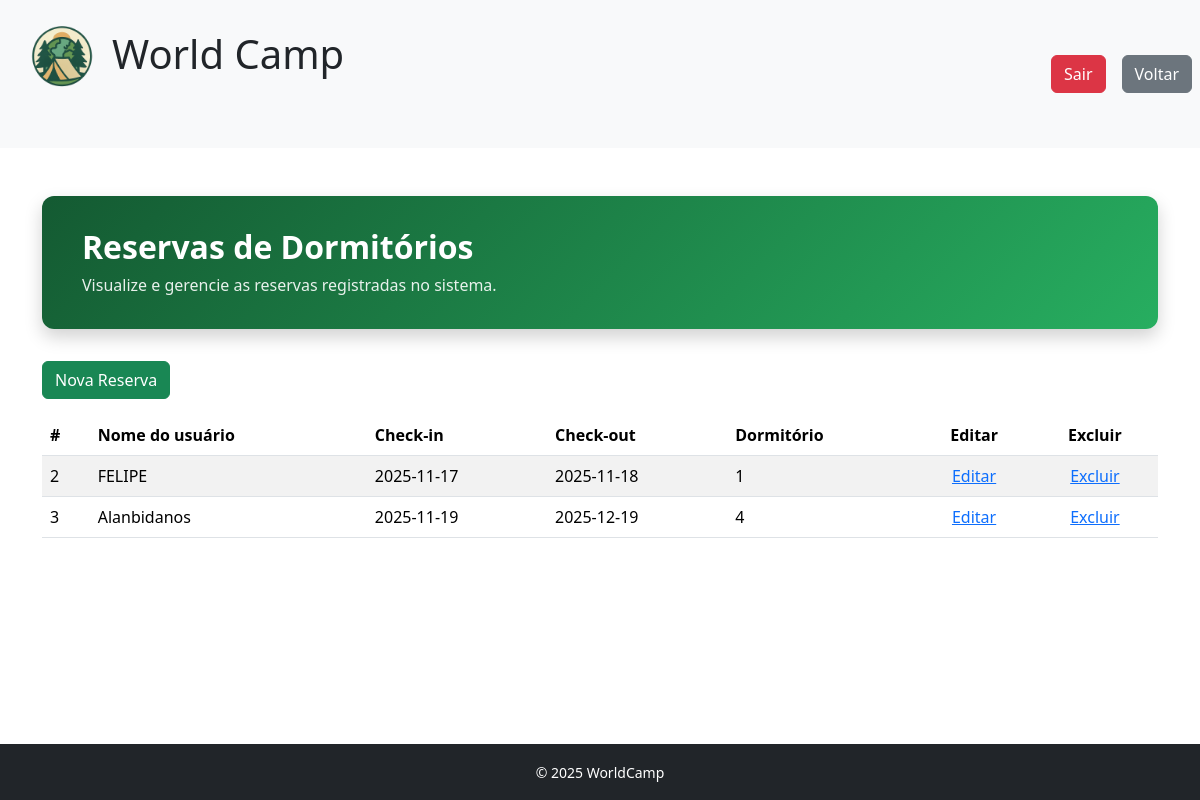
The page /telas/reservas/ReservasList.php (signed in) on the database as committed earlier.
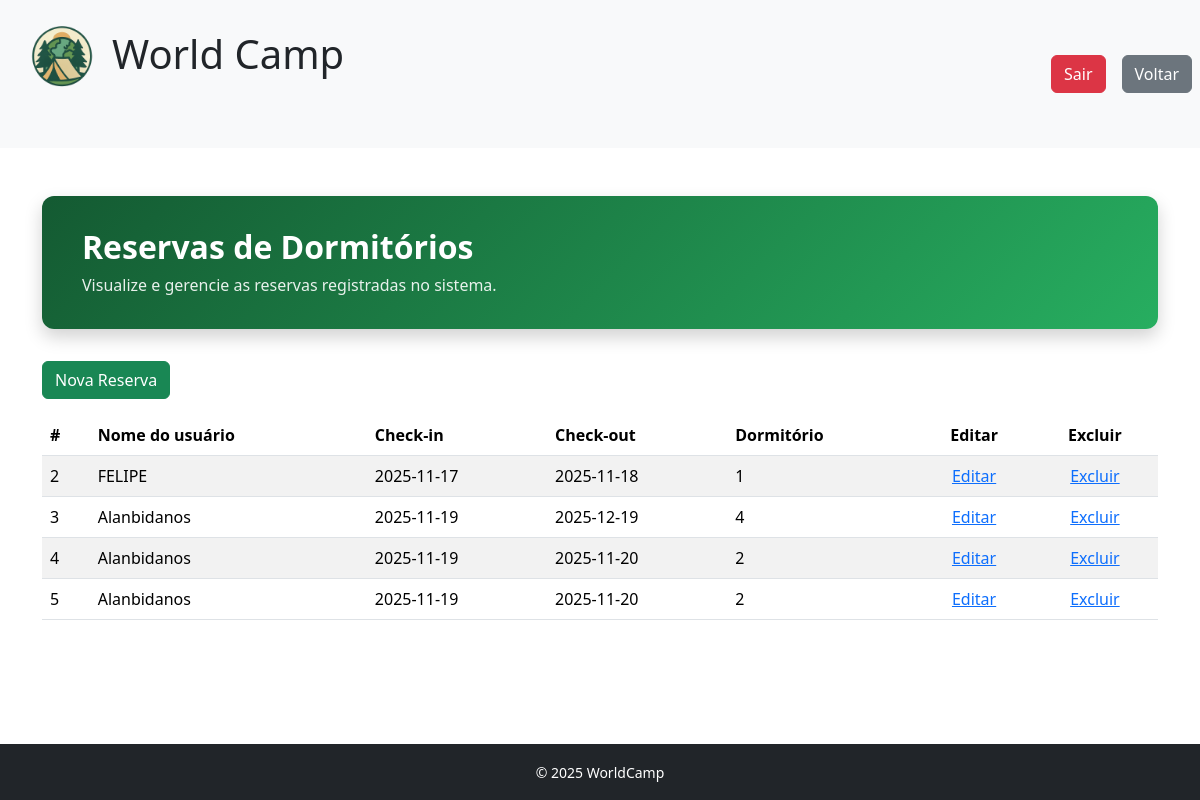
The same page on the database as committed later.
### tables this page shows
CREATE TABLE IF NOT EXISTS `agendardormitorio` (
  `Id` int NOT NULL AUTO_INCREMENT,
  `nome-usuario` varchar(50) NOT NULL DEFAULT '',
  `check-in` date NOT NULL,
  `check-out` date NOT NULL,
  `dormitorio` int NOT NULL,
  PRIMARY KEY (`Id`)
);

### database/db.class.php (called while the page is built, shortened)
<?php
class db
{
    private $host = "localhost";
    private $user = "root";
    private $password = "";
    private $port = "3306";
    private $dbname = "WorldCamp";
    function conn()
    {
        try {
            $conn = new PDO(
                "mysql:host=$this->host;dbname=$this->dbname;port=$this->port",
                $this->user,
                $this->password,
                [
                    PDO::ATTR_ERRMODE,
                    PDO::ERRMODE_EXCEPTION,
                    PDO::MYSQL_ATTR_INIT_COMMAND => " SET NAMES utf8"
                ]
            );
            return $conn;
        } catch (PDOException $e) {
            echo "Erro: " . $e->getMessage();
        }
    }
    public function allReserva()
    {
        $conn = $this->conn();
        $sql = "SELECT * FROM agendardormitorio";
        $st = $conn->prepare($sql);
        $st->execute();
        return $st->fetchAll(PDO::FETCH_CLASS);
    }
}
?>

### telas/reservas/ReservasList.php (the view, shortened to what this page needs)
<?php
include '../../header.php';
include '../../database/db.class.php';
$db = new db();
$db->checkLogin();
$dados = $db->allReserva();
?>
<div class="container my-4">
    <div class="hero-reservas-list">
        <h2>Reservas de Dormitórios</h2>
        <p>Visualize e gerencie as reservas registradas no sistema.</p>
    </div>
    <div class="mb-3">
        <a href="./ReservasForm.php" class="btn btn-success">Nova Reserva</a>
    </div>
    <div class="table-responsive">
        <table class="table table-striped table-hover table-reservas align-middle">
            <thead>
                <tr>
                    <th>#</th>
                    <th>Nome do usuário</th>
                    <th>Check-in</th>
                    <th>Check-out</th>
                    <th>Dormitório</th>
                    <th class="text-center">Editar</th>
                    <th class="text-center">Excluir</th>
                </tr>
            </thead>
            <tbody>
                <?php if (!empty($dados)) : ?>
                    <?php foreach ($dados as $item) : ?>
                        <tr>
                            <td><?= $item->Id ?></td>
                            <td><?= $item->{'nome-usuario'} ?></td>
                            <td><?= $item->{'check-in'} ?></td>
                            <td><?= $item->{'check-out'} ?></td>
                            <td><?= $item->dormitorio ?></td>
                            <td class="text-center">
                                <a href="./ReservasForm.php?Id=<?= $item->Id ?>">Editar</a>
                            </td>
                            <td class="text-center">
                                <a href="./ReservasList.php?Id=<?= $item->Id ?>"
                                   onclick="return confirm('Deseja Excluir?')">
                                    Excluir
                                </a>
                            </td>
                        </tr>
                    <?php endforeach; ?>
                <?php endif; ?>
            </tbody>
        </table>
    </div>
</div>
<?php
include '../../footer.php';
?>

Rows that differ between the two databases and show on the page:
added agendardormitorio: Id "4", item "Alanbidanos", item "2025-11-19", item "2025-11-20", dormitorio "2"
added agendardormitorio: Id "5", item "Alanbidanos", item "2025-11-19", item "2025-11-20", dormitorio "2"
